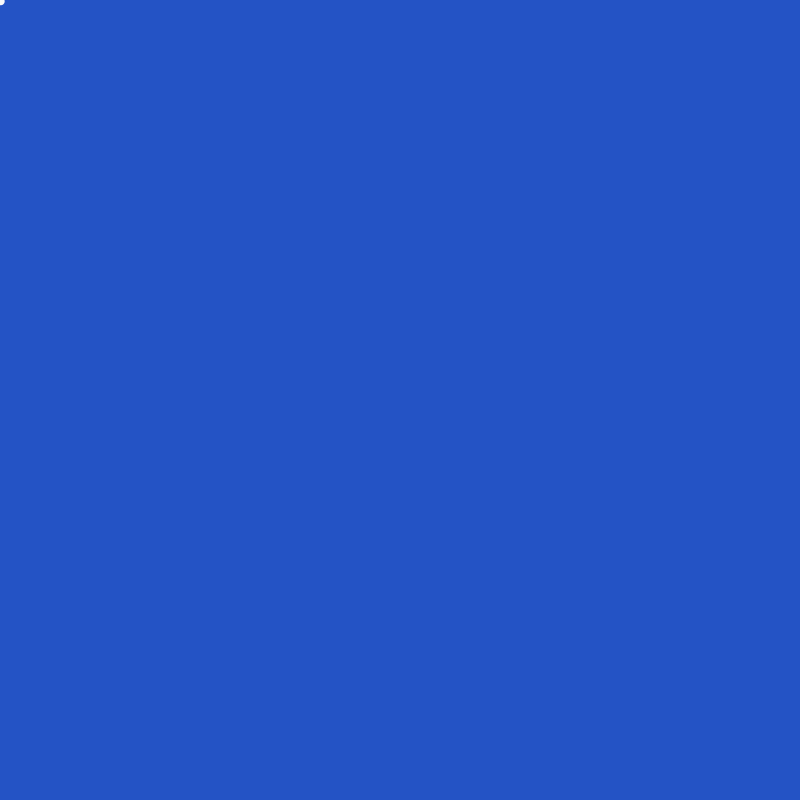
Frame 1 (no input)
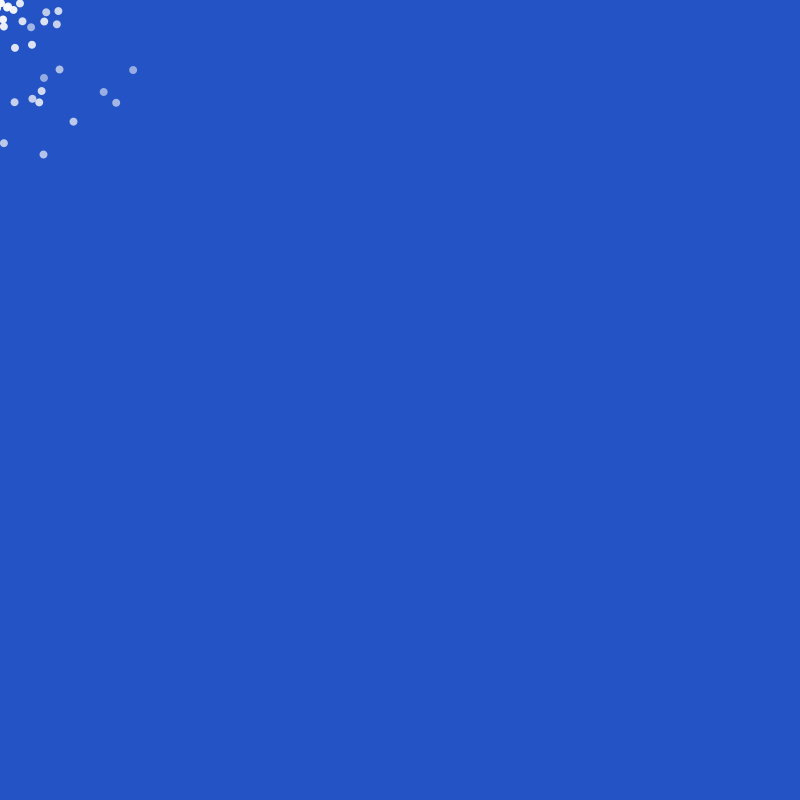
Frame 60 (the mouse pressed at the canvas centre just before this capture)
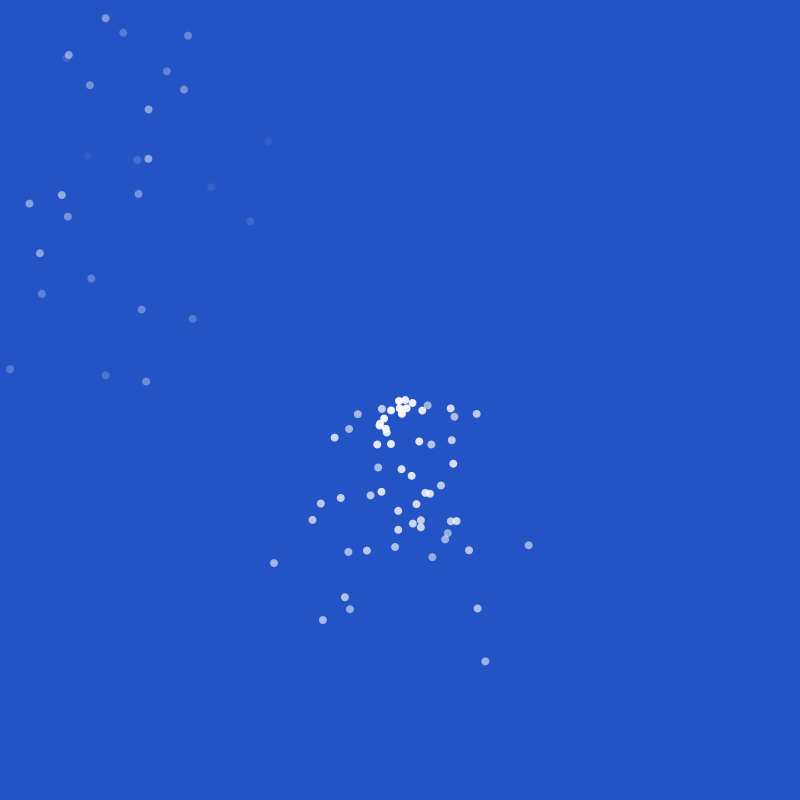
Frame 120 (the mouse held since frame 60 and released just before this capture)

The Processing sketch that drew these frames (run headless with seeded random() and noise(); from frame 60 on, the mouse is pressed at the canvas centre):

// Processing sketch: processing_116718
// ── processing_116718.pde

import java.util.Iterator;

ParticleSystem ps;


void setup() {
  size(800, 800);
  ps = new ParticleSystem(new PVector(width/2, height/2));
}

void draw() {
  background(36, 83, 197);

  PVector mpos = new PVector(mouseX, mouseY);
  ps.emitterLocation(mpos);


  ps.addParticle();
  ps.run();
}

class ParticleSystem {
    ArrayList particles;
    PVector origin;

    ParticleSystem(PVector location) {
        origin = location.get();
        particles = new ArrayList();
    }

    void emitterLocation(PVector mpos) {
        origin = mpos.get();
    }

    void addParticle() {
        particles.add(new Particle(origin));
    }

    void run() {
        // Create an iterator to run through the array list
        // An iterator ensures that we access each object in the array list even while adding/removing objects
        Iterator<Particle> it = particles.iterator();
        while (it.hasNext()) {
            Particle p = it.next();
            p.run();
            if (p.isDead()) {
                it.remove();
            }
        }
    }
}

class Particle {
  PVector location;
  PVector velocity;
  PVector acceleration;
  float lifespan;

  Particle(PVector l) {
    location = l.get();
    acceleration = new PVector(); 
    velocity = new PVector(random(0, 5)-2.5, random(0, 5));
    lifespan = 255;
  }

  void run() {
    update();
    display();
  }

  void update() {
    velocity.add(acceleration);
    location.add(velocity);
    lifespan -= 2.0;
  }

  void display() {
    noStroke();
    fill(250, lifespan);
    ellipse(location.x, location.y, 8, 8);  
  }

  boolean isDead() {
    if (lifespan < 0) {
      return true;
    } else {
      return false;
    }
  }

}
